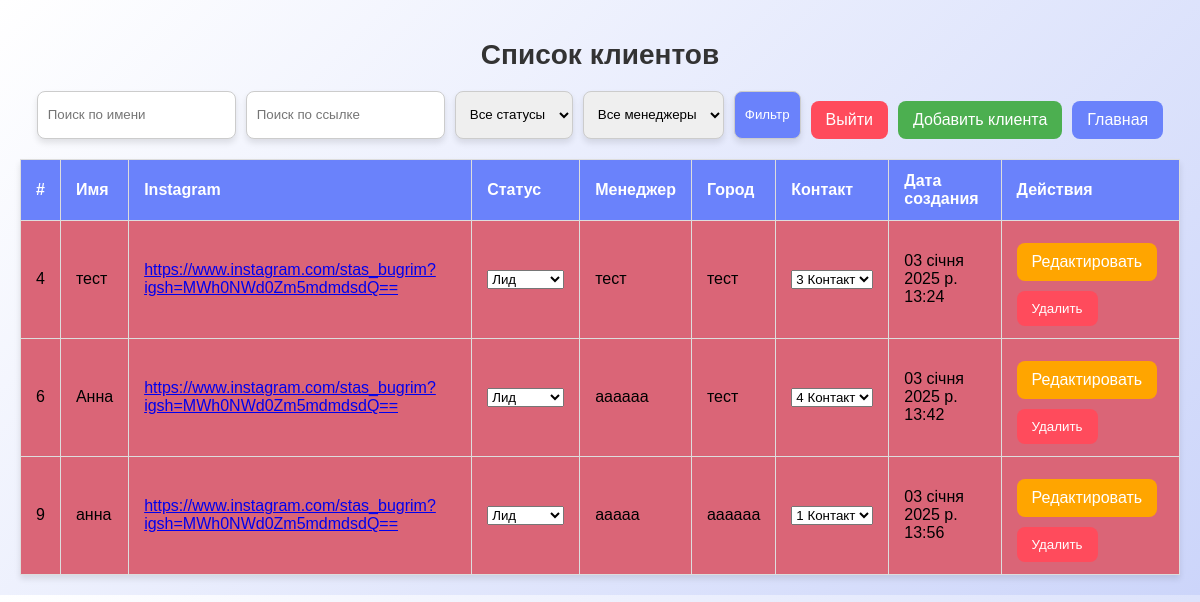
Page /clients/clients/leads/ on the earlier database version.
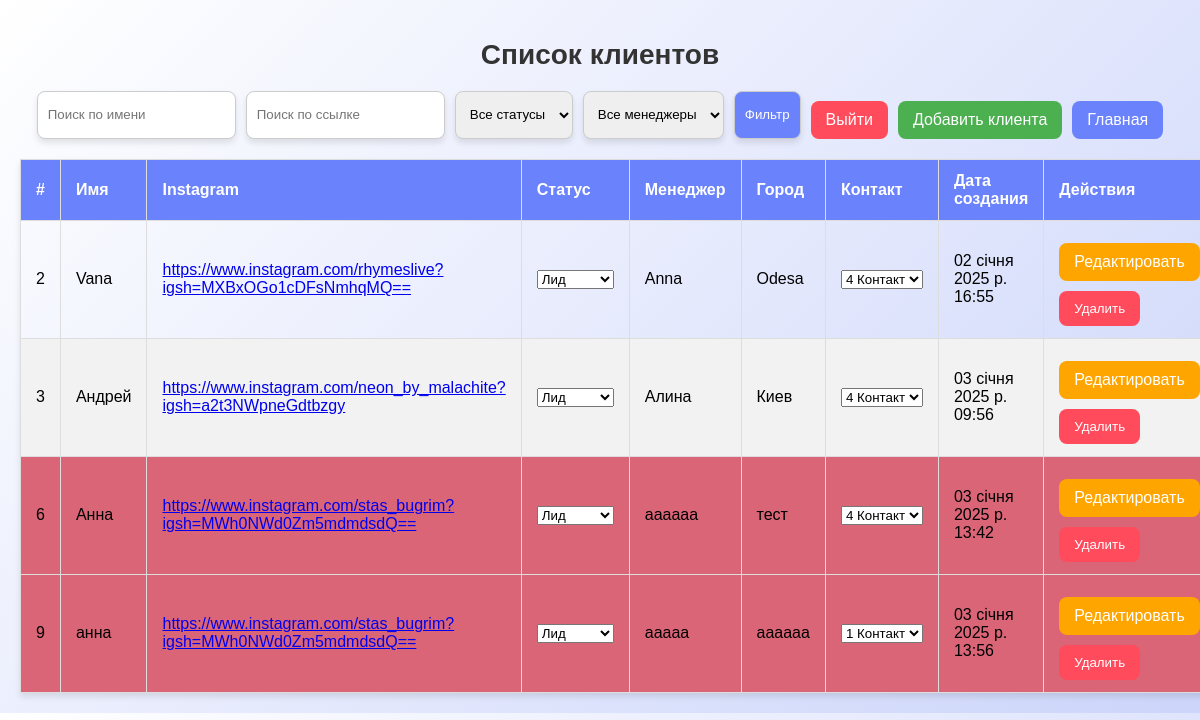
Same page on the later database version.
### clients/models.py (models this page shows, shortened)
class Client(models.Model):
    STATUS_CHOICES = [
        ('lead', 'Лид'),
        ('client', 'Клиент'),
        ('customer', 'Заказчик'),
    ]
    lead_number = models.AutoField(primary_key=True)  # Автоматическая нумерация лидов
    name = models.CharField(max_length=255)
    instagram_link = models.URLField(blank=True, null=True)
    status = models.CharField(max_length=50, choices=STATUS_CHOICES, default='lead')
    manager = models.CharField(max_length=255)
    city = models.CharField(max_length=100)
    notes = models.TextField(blank=True, null=True)
    contact_1 = models.TextField(blank=True, null=True)
    contact_2 = models.TextField(blank=True, null=True)
    contact_3 = models.TextField(blank=True, null=True)
    contact_4 = models.TextField(blank=True, null=True)
    created_at = models.DateTimeField(auto_now_add=True)
    updated_at = models.DateTimeField(auto_now=True)

### clients/views.py (the view)
# urls.py: path('clients/leads/', views.client_list_leads, name='client_list_leads'), # Лиды
def client_list_leads(request):
    clients = Client.objects.filter(status='lead')
    duplicates = clients.values('instagram_link').annotate(count=Count('instagram_link')).filter(count__gt=1)
    duplicate_links = [item['instagram_link'] for item in duplicates]
    managers = Client.objects.values_list('manager', flat=True).distinct()
    return render(request, 'clients/client_list.html', {
        'clients': clients,
        'managers': managers,
        'duplicate_links': duplicate_links
    })

### clients/templates/clients/client_list.html (shortened to what this page needs)
{% load static %}
<!DOCTYPE html>
<html lang="en">
<head>
    <link rel="stylesheet" href="{% static 'css/clientlist.css' %}">
</head>
<body>
    <h1>Список клиентов</h1>
    <form method="GET" class="filter-form">
        <input type="text" name="q" placeholder="Поиск по имени" value="{{ request.GET.q }}">
        <input type="text" name="link" placeholder="Поиск по ссылке" value="{{ request.GET.link }}">
        <select name="status">
            <option value="">Все статусы</option>
        </select>
        <select name="manager">
            <option value="">Все менеджеры</option>
        </select>
        <button type="submit">Фильтр</button>
        <a href="{% url 'login' %}" class="btn-delete">Выйти</a>
        <a href="{% url 'client_create' %}" class="btn-add">Добавить клиента</a>
        <a href="{% url 'main_dashboard' %}" class="btn-main">Главная</a>
    </form>
    <table>
        <thead>
            <tr>
                <th>#</th>
                <th>Имя</th>
                <th>Instagram</th>
                <th>Статус</th>
                <th>Менеджер</th>
                <th>Город</th>
                <th>Контакт</th>
                <th>Дата создания</th>
                <th>Действия</th>
            </tr>
        </thead>
        <tbody>
            {% for client in clients %}
            <tr onclick="toggleDetails('{{ client.lead_number }}')" {% if client.instagram_link in duplicate_links %} class="duplicate" {% endif %}>
                <td>{{ client.lead_number }}</td>
                <td>{{ client.name }}</td>
                <td>
                    <a href="{{ client.instagram_link }}" target="_blank">
                        {{ client.instagram_link }}
                    </a>
                </td>
                <td>
                    <select onchange="updateStatus('{{ client.pk }}', this.value)">
                        <option value="lead" {% if client.status == 'lead' %}selected{% endif %}>Лид</option>
                    </select>
                </td>
                <td>{{ client.manager }}</td>
                <td>{{ client.city }}</td>
                <td>
                    <select onchange="updateContact('{{ client.pk }}', this.value)">
                        <option value="contact_1" {% if client.contact_1 == 'contact_1' %}selected{% endif %}>1 Контакт</option>
                        <option value="contact_3" {% if client.contact_1 == 'contact_3' %}selected{% endif %}>3 Контакт</option>
                        <option value="contact_4" {% if client.contact_1 == 'contact_4' %}selected{% endif %}>4 Контакт</option>
                    </select>
                </td>
                <td>{{ client.created_at }}</td>
                <td>
                    <a href="{% url 'client_edit' client.pk %}" class="btn-edit">Редактировать</a>
                    <button onclick="confirmDelete('{{ client.pk }}')" class="btn-delete">Удалить</button>
                </td>
            </tr>
            {% empty %}
            <tr>
                <td colspan="9">Нет клиентов</td>
            </tr>
            {% endfor %}
        </tbody>
    </table>
</body>
</html>

### clients/static/css/clientlist.css (style rules this page uses)
body { font-family: 'Poppins', sans-serif; background: linear-gradient(135deg, #ffffff 0%, #ccd5fa 100%); margin: 0; padding: 20px; }
h1 { text-align: center; margin-bottom: 20px; color: #333; font-size: 28px; font-weight: 700; }
.filter-form { display: flex; flex-wrap: wrap; gap: 10px; margin-bottom: 20px; justify-content: center; }
.filter-form input, .filter-form select, .filter-form button { padding: 10px; border: 1px solid #ccc; border-radius: 8px; box-shadow: 0 4px 6px rgba(0, 0, 0, 0.1); transition: all 0.3s ease; }
.filter-form button { background-color: #6a82fb; color: white; font-weight: 500; cursor: pointer; }
table { width: 100%; border-collapse: collapse; margin-top: 20px; box-shadow: 0 4px 6px rgba(0, 0, 0, 0.1); animation: fadeIn 0.5s ease-in-out; }
th, td { padding: 12px 15px; border: 1px solid #ddd; text-align: left; }
th { background-color: #6a82fb; color: white; font-weight: bold; }
tr:nth-child(even) { background-color: #f2f2f2; }
tr.duplicate { background-color: #da6577; animation: highlight 0.5s ease-in-out; }
.btn-add, .btn-edit, .btn-delete, .btn-main { padding: 10px 15px; margin-top: 10px; border: none; border-radius: 8px; cursor: pointer; transition: all 0.3s ease; text-decoration: none; display: inline-block; font-weight: 500; }
.btn-add { background-color: #4caf50; color: white; }
.btn-edit { background-color: #ffa500; color: white; }
.btn-delete { background-color: #ff4b5c; color: white; }
.btn-main { background-color: #6a82fb; color: white; }

Differences in the rows shown:
no longer on this page (row edited): Client: lead_number "4", name "тест", instagram_link "https://www.instagram.com/stas_bugrim?igsh=MWh0NWd0Zm5mdmdsdQ==", status+lead_number "Лид", manager "тест", city "тест", contact_1+lead_number "3 Контакт", created_at "03 січня 2025 р. 13:24"
now on this page (row edited): Client: lead_number "2", name "Vana", instagram_link "https://www.instagram.com/rhymeslive?igsh=MXBxOGo1cDFsNmhqMQ==", status+lead_number "Лид", manager "Anna", city "Odesa", contact_1+lead_number "4 Контакт", created_at "02 січня 2025 р. 16:55"
now on this page (row edited): Client: lead_number "3", name "Андрей", instagram_link "https://www.instagram.com/neon_by_malachite?igsh=a2t3NWpneGdtbzgy", status+lead_number "Лид", manager "Алина", city "Киев", contact_1+lead_number "4 Контакт", created_at "03 січня 2025 р. 09:56"
